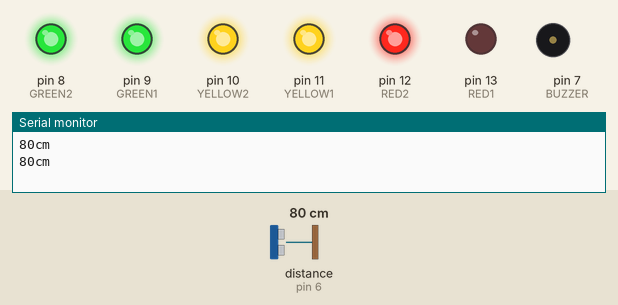
Bench run of a program on a simulated Arduino Mega 2560, built with avr-gcc and run on an emulated ATmega2560. Parts: output pins drawn as LEDs (lit = HIGH), buzzer (waves = sounding, pin HIGH), the last lines printed to the serial monitor. Inputs (shaded band) come from the test bench; at power-on: distance to the obstacle (sensor on pin 6) 80 cm. The echo pulse lasts 58.3 µs per cm.

Above: at 1.8 s.
1.9 s: distance to the obstacle (sensor on pin 6) set to 53 cm
3.4 s: distance to the obstacle (sensor on pin 6) set to 44 cm
At 4.9 s:
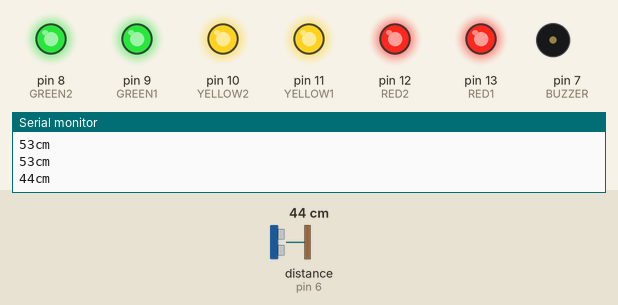
5.5 s: distance to the obstacle (sensor on pin 6) set to 11 cm
7.2 s: distance to the obstacle (sensor on pin 6) set to 8 cm
At 9.2 s:
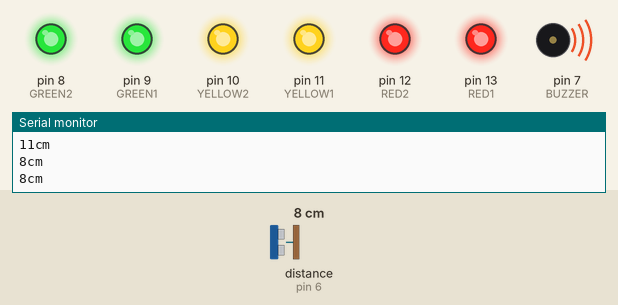
9.5 s: distance to the obstacle (sensor on pin 6) set to 120 cm
At 11.2 s:
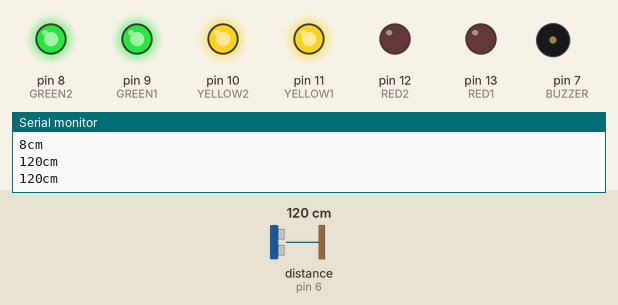
11.5 s: distance to the obstacle (sensor on pin 6) set to 103 cm
13.2 s: distance to the obstacle (sensor on pin 6) set to 94 cm
At 15.3 s:
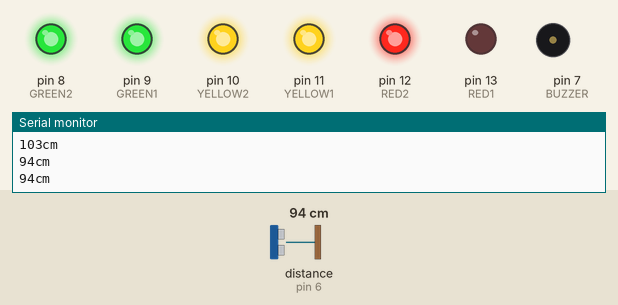
Timing chart, 0 to 16.5 s (numbered marks = the images above; inputs shaded):
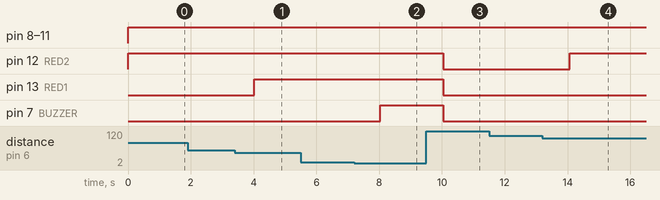

Measured:
- the behaviour switches between 50 and 49 cm on distance to the obstacle (sensor on pin 6) (found by bisection; images 0 and 1)
- the behaviour switches between 10 and 9 cm on distance to the obstacle (sensor on pin 6) (found by bisection; images 1 and 2)
- the behaviour switches between 100 and 99 cm on distance to the obstacle (sensor on pin 6) (found by bisection; images 3 and 4)
- after the input at 3.4 s, pin 13 (RED1): LOW → HIGH after 0.62 s
- after the input at 7.2 s, pin 7 (BUZZER): LOW → HIGH after 0.83 s
- after the input at 9.5 s, pin 12 (RED2), pin 13 (RED1), pin 7 (BUZZER): HIGH → LOW after 0.54 s
- after the input at 13.2 s, pin 12 (RED2): LOW → HIGH after 0.87 s

The program:

main.cpp
```cpp
#include <Arduino.h>
#include <Ultrasonic.h>

#define TRIG_PIN 6
#define ECHO_PIN 5
#define RED1 13
#define RED2 12
#define YELLOW1 11
#define YELLOW2 10
#define GREEN1 9
#define GREEN2 8
#define BUZZER 7

int inputPins[] = {RED1, RED2, YELLOW1, YELLOW2, GREEN1, GREEN2, BUZZER};

Ultrasonic ultrasonic(ECHO_PIN,TRIG_PIN);
long distance;

void setup() {
  for (int i = 0; i < 7; i++){
    pinMode(inputPins[i], OUTPUT);
  }

  Serial.begin(9600);
}

void loop() {
  // Reads distance
  distance = ultrasonic.read();

  // Puts on LED ligits/buzzer depending on distance from sensor
  (distance < 10) ? digitalWrite(BUZZER, HIGH) : digitalWrite(BUZZER, LOW);
  (distance < 50) ? digitalWrite(RED1, HIGH) : digitalWrite(RED1, LOW);
  (distance < 100) ? digitalWrite(RED2, HIGH) : digitalWrite(RED2, LOW);
  (distance < 150) ? digitalWrite(YELLOW1, HIGH) : digitalWrite(YELLOW1, LOW);
  (distance < 200) ? digitalWrite(YELLOW2, HIGH) : digitalWrite(YELLOW2, LOW);
  (distance < 250) ? digitalWrite(GREEN1, HIGH) : digitalWrite(GREEN1, LOW);
  (distance < 300) ? digitalWrite(GREEN2, HIGH) : digitalWrite(GREEN2, LOW);

  Serial.print(distance);
  Serial.println("cm");

  delay(1000);
}
```
